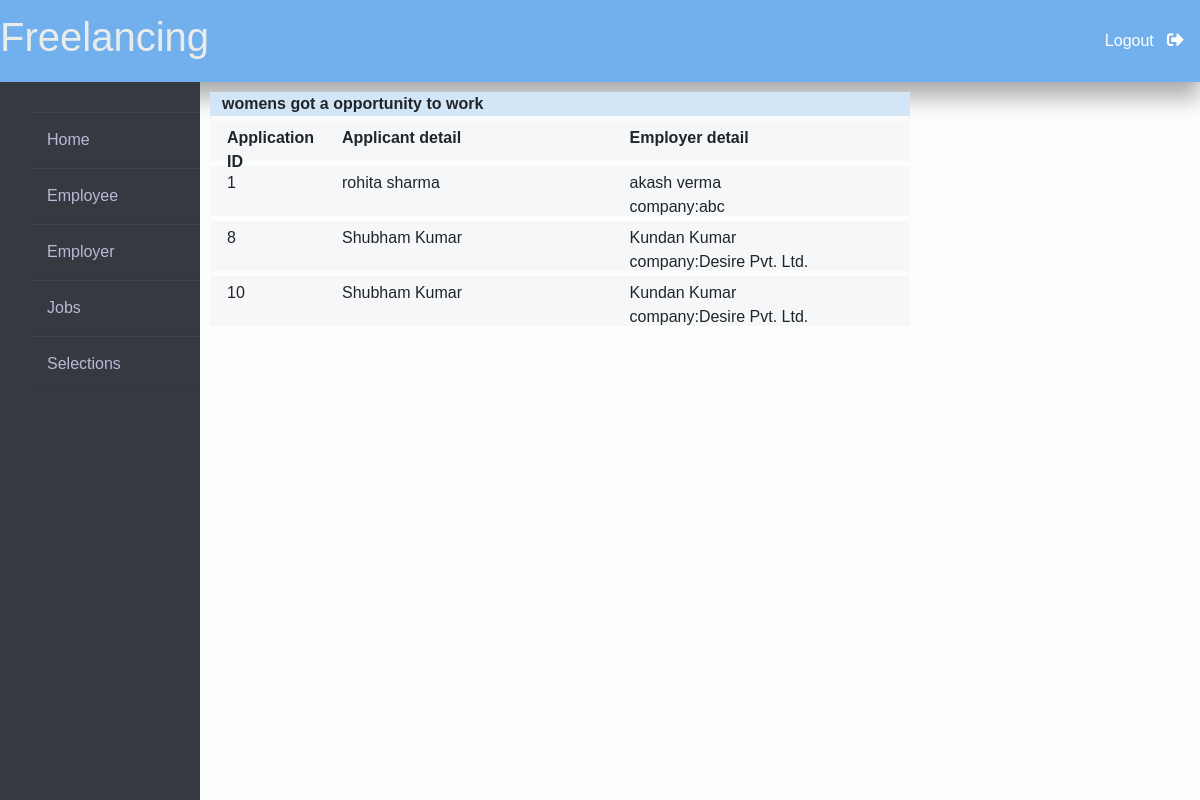
The app's page /admin_selections with its own data.
### employee/models.py (models this page shows, shortened)
class FormFill(models.Model):
    job_id = models.ForeignKey(create_job, on_delete=models.CASCADE)
    employee_id = models.ForeignKey(Employee, on_delete=models.CASCADE)
    formfilling_date=models.DateField(auto_now=True)
    expected_delivery=models.IntegerField(default=0)
    est_budget = models.IntegerField(blank=True,default=0)
    resume=models.FileField(upload_to='static/resume/')
    message=models.CharField(max_length=500, blank=True)
    status=models.CharField(max_length=30, default='pending')  #pending, selected, not selected

class Employee(models.Model):
    user = models.OneToOneField(User, on_delete=models.CASCADE)
    phone_number = models.CharField(max_length=15)  # Adding phone number field
    interested_domain=models.CharField(max_length=30, default='')
    city=models.CharField(max_length=50, default='')
    @property
    def get_name(self):
        return self.user.first_name+" "+self.user.last_name

### employer/models.py (models this page shows, shortened)
class create_job(models.Model):
    employer_id = models.ForeignKey(Employer, on_delete=models.CASCADE)
    job_heading = models.CharField(max_length=500, default='na', null=False)
    job_description = models.CharField(max_length=5000, default='no description')
    job_domain = models.CharField(max_length=50, default='not provided')
    upload_date=models.DateField(auto_now=True)
    due_date=models.DateField(blank=True)
    est_budget = models.IntegerField(blank=True)
    status=models.CharField(max_length=30, default='live')

class Employer(models.Model):
    user = models.OneToOneField(User, on_delete=models.CASCADE)
    Address=models.CharField(max_length=100, default='')
    Company_name=models.CharField(max_length=50, blank=True)
    phone_number = models.CharField(max_length=15)  # Adding phone number field
    @property
    def get_name(self):
        return self.user.first_name+" "+self.user.last_name

### website/views.py (the view)
# urls.py: path('admin_selections', views.admin_selections, name = 'admin_selections'),
def admin_selections(request):
    selected=FormFill.objects.filter(status='selected')
    return render(request, 'admin_selections.html',{'selected':selected})

### templates/admin_selections.html (shortened to what this page needs)
{% extends 'admin_base.html' %}
{% load static %}
{% block content %}
<div class="container" id="div1" style="margin-top: 1%; background-color: rgb(211, 230, 247); ">
    <b>womens got a opportunity to work</b>
</div>
<div class="container" id="div2">
    <div class="row employee1" style="font-weight: 600;" >
        <div class="col-2">
            Application ID
        </div>
        <div class="col-5">
            Applicant detail
        </div>
        <div class="col-5">
            Employer detail
        </div>
    </div>
    {% for form in selected %}
        <div class="row employee"  >
            <div class="col-2">
                {{form.id}}
            </div>
            <div class="col-5">
                {{form.employee_id.get_name}}<br>
            </div>
            <div class="col-5">
                {{form.job_id.employer_id.get_name}}<br>
                company:{{form.job_id.employer_id.Company_name}}
            </div>
        </div>
    {% endfor %}
  </div>
{% endblock content %}

### templates/admin_base.html (style rules this page uses)
.row { padding: 5px; }
* { margin: 0; padding: 0; box-sizing: border-box; list-style: none; text-decoration: none; font-family: 'Josefin Sans', sans-serif; }
body { background-color: #f3f5f9; }
body { background-color: #fcfefd; }

### templates/admin_selections.html (style rules this page uses)
#div1,#div2 { width: 70%; margin-left: 1%; }
.employee { background-color: rgb(246, 247, 248); height: 50px; margin-top: 5px; }
.employee1 { background-color: rgb(246, 247, 248); height: 40px; margin-top: 5px; }

### records on screen
FormFill: id "1", employee_id.get_name "rohita sharma", job_id.employer_id.get_name "akash verma", job_id.employer_id.Company_name "abc"
FormFill: id "8", employee_id.get_name "Shubham Kumar", job_id.employer_id.get_name "Kundan Kumar", job_id.employer_id.Company_name "Desire Pvt. Ltd."
FormFill: id "10", employee_id.get_name "Shubham Kumar", job_id.employer_id.get_name "Kundan Kumar", job_id.employer_id.Company_name "Desire Pvt. Ltd."
